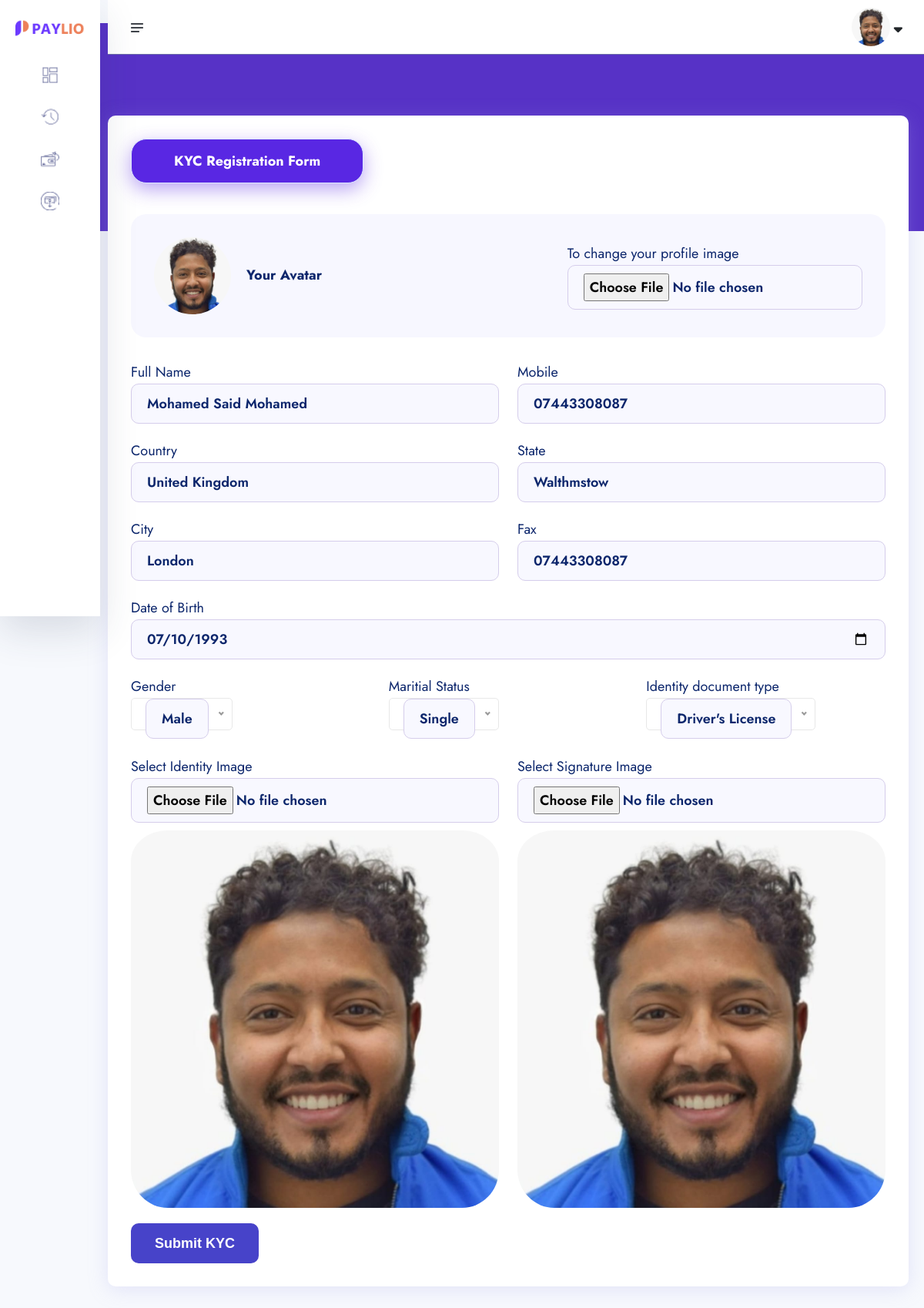
Page /account/kyc-reg/ (signed in) on the committed database.
### account/models.py (models this page shows)
class KYC(models.Model):
    id = models.UUIDField(primary_key=True, unique=True, default=uuid.uuid4, editable=False)  # This might need to be deleted.
    user = models.OneToOneField(User, on_delete=models.CASCADE)
    account = models.OneToOneField(Account, on_delete=models.CASCADE, null=True, blank=True)
    full_name = models.CharField(max_length=1000)
    image = models.ImageField(upload_to="kyc", default="default.jpg")
    maritial_status = models.CharField(choices=MARTIAL_STATUS, max_length=40)
    gender = models.CharField(choices=GENDER, max_length=40)
    identity_type = models.CharField(choices=IDENTITY_TYPE, max_length=140)
    identity_image = models.ImageField(upload_to="kyc", null=True, blank=True)
    date_of_birth = models.DateTimeField(auto_now_add=False)
    signature = models.ImageField(upload_to="kyc")
    country = models.CharField(max_length=100)
    state = models.CharField(max_length=100)
    city = models.CharField(max_length=100)
    mobile = models.CharField(max_length=100)
    fax = models.CharField(max_length=100)
    date = models.DateTimeField(auto_now_add=True)

### account/views.py (the view)
# urls.py: path('kyc-reg/', views.kyc_registration, name='kyc-reg'),
def kyc_registration(request):
    user = request.user
    account = Account.objects.get(user=user)
    try:
        kyc = KYC.objects.get(user=user)
    except:
        kyc = None
    if request.method == "POST":
        form = KYCForm(request.POST, request.FILES, instance=kyc)
        if form.is_valid():
            new_form = form.save(commit=False)
            new_form.user = user
            new_form.account = account
            new_form.save()
            messages.success(request, "KYC form submitted successfully. In review now.")
            account.account_status = "active"
            account.save()
            return redirect("account:account")
    else:
        if kyc == None:
            form = KYCForm(instance=kyc)
        else:
            form = KYCForm(instance=kyc)
    context = {
        'account': account,
        'kyc': kyc,
        'form': form,
    }
    return render(request , 'account/kyc-form.html', context)

### account/forms.py
class KYCForm(forms.ModelForm):
    identity_image = ImageField(widget=FileInput)
    image = ImageField(widget=FileInput)
    signature = ImageField(widget=FileInput)
    class Meta:
        model = KYC
        fields = ["full_name", "image", "maritial_status", "gender", "identity_type", "identity_image", "date_of_birth", "signature", "country", "state", "city", "mobile", "fax"]
        widgets = {
            "full_name": forms.TextInput(attrs={"placeholder":"Full Name"}),
            "mobile": forms.TextInput(attrs={"placeholder":"Mobile Number"}),
            "fax": forms.TextInput(attrs={"placeholder":"Fax Number"}),
            "country": forms.TextInput(attrs={"placeholder":"Country"}),
            "state": forms.TextInput(attrs={"placeholder":"State"}),
            "city": forms.TextInput(attrs={"placeholder":"City"}),
            "date_of_birth":DateInput
        }

### account/context_processors.py (called while the page is built)
def kyc_context_processor(request):
    try:
        kycCP = KYC.objects.get(user=request.user)
    except:
        kycCP = None
    return {
            'kycCP':kycCP,
            }

### templates/account/kyc-form.html (shortened to what this page needs)
{% extends "partials/dashboard-base.html" %}
{% load static %}
{% block content %}
    <section class="dashboard-section body-collapse account">
        <div class="overlay pt-120">
            <div class="container-fruid">
                <div class="main-content">
                    <div class="row">
                        <div class="col-xxl-12 col-xl-12 d-flex justify-content-center">
                            <div class="tab-main">
                                <ul class="nav nav-tabs" role="tablist">
                                    <li class="nav-item" role="presentation">
                                        <button class="nav-link active" id="account-tab" data-bs-toggle="tab" data-bs-target="#account" type="button" role="tab" aria-controls="account" aria-selected="true">KYC Registration Form</button>
                                    </li>
                                </ul>
                                <div class="tab-content mt-40">
                                    <div class="tab-pane fade show active" id="account" role="tabpanel" aria-labelledby="account-tab">
                                        <form method="POST" enctype="multipart/form-data">
                                            <div class="upload-avatar">
                                                <div class="avatar-left d-flex align-items-center col-7">
                                                    <div class="profile-img">
                                                        {% if kyc %}
                                                            <img style="width: 100px; height: 100px; border-radius: 50%; object-fit: cover;" src="{{kyc.image.url}}" alt="image">
                                                        {% else %}
                                                            <img style="width: 50px; height: 50px; border-radius: 50%; object-fit: cover;" src="{% static 'assets1/images/recipients-3.png' %}" alt="User">
                                                        {% endif %}
                                                    </div>
                                                    <div class="instraction">
                                                        <h6>Your Avatar</h6>
                                                    </div>
                                                </div>
                                                <div class="avatar-right col-5">
                                                    <p>To change your profile image</p>
                                                    {{form.image}}
                                                </div>
                                            </div>
                                            <div class="row justify-content-center">
                                                <div class="col-md-6">
                                                    <div class="single-input">
                                                        <label for="fName">Full Name</label>
                                                        {{form.full_name}}
                                                    </div>
                                                </div>
                                                <div class="col-md-6">
                                                    <div class="single-input">
                                                        <label for="lName">Mobile</label>
                                                        {{form.mobile}}
                                                    </div>
                                                </div>
                                                <div class="col-md-6">
                                                    <div class="single-input">
                                                        <label for="lName">Country</label>
                                                        {{form.country}}
                                                    </div>
                                                </div>
                                                <div class="col-md-6">
                                                    <div class="single-input">
                                                        <label for="lName">State</label>
                                                        {{form.state}}
                                                    </div>
                                                </div>
                                                <div class="col-md-6">
                                                    <div class="single-input">
                                                        <label for="lName">City</label>
                                                        {{form.city}}
                                                    </div>
                                                </div>
                                                <div class="col-md-6">
                                                    <div class="single-input">
                                                        <label for="lName">Fax</label>
                                                        {{form.fax}}
                                                    </div>
                                                </div>
                                                <div class="col-md-12">
                                                    <div class="single-input">
                                                        <label for="lName">Date of Birth</label>
                                                        {{form.date_of_birth}}
                                                    </div>
                                                </div>
                                                <div class="col-md-4">
                                                    <div class="single-input">
                                                        <p>Gender</p>
                                                    </div>
                                                </div>
                                                <div class="col-md-4">
                                                    <div class="single-input">
                                                        <p>Maritial Status</p>
                                                    </div>
                                                </div>
                                                <div class="col-md-4">
                                                    <div class="single-input">
                                                        <p>Identity document type</p>
                                                    </div>
                                                </div>
                                                <div class="col-md-6 mt-4">
                                                    <div class="single-input mt-2">
                                                        <label for="fName">Select Identity Image</label>
                                                        {{form.identity_image}}
                                                        {% if kyc.identity_image %}
                                                            <img src="{{kyc.identity_image.url}}" style="width: 100%; height: 500px; border-radius: 10%; object-fit: cover; padding-top: 10px;" alt="">
                                                        {% endif %}
                                                    </div>
                                                </div>
                                                <div class="col-md-6 mt-4">
                                                    <div class="single-input mt-2">
                                                        <label for="fName">Select Signature Image</label>
                                                        {{form.signature}}
                                                        {% if kyc.signature %}
                                                            <img src="{{kyc.signature.url}}" style="width: 100%; height: 500px; border-radius: 10%; object-fit: cover; padding-top: 10px;" alt="">
                                                        {% endif %}
                                                    </div>
                                                </div>
                                                <div class="col-md-12">
                                                    <div class="btn-border">
                                                        <button class="cmn-btn" type="submit">Submit KYC</button>
                                                    </div>
                                                </div>
                                            </div>
                                        </form>
                                    </div>
                                </div>
                            </div>
                        </div>
                    </div>
                </div>
            </div>
        </div>
    </section>
{% endblock  %}

### templates/partials/dashboard-base.html (shortened to what this page needs)
{% load static %}
<!doctype html>
<html lang="en">
<head>
    <link rel="stylesheet" href="{% static "assets1/css/bootstrap.min.css" %}">
    <link rel="stylesheet" href="{% static "assets1/css/fontawesome.min.css" %}">
    <link rel="stylesheet" href="{% static "assets1/css/jquery-ui.css" %}">
    <link rel="stylesheet" href="{% static "assets1/css/plugin/apexcharts.css" %}">
    <link rel="stylesheet" href="{% static "assets1/css/plugin/nice-select.css" %}">
    <link rel="stylesheet" href="{% static "assets1/css/arafat-font.css" %}">
    <link rel="stylesheet" href="{% static "assets1/css/plugin/animate.css" %}">
    <link rel="stylesheet" href="{% static "assets1/css/style.css" %}">
    <link rel="stylesheet" href="https://cdnjs.cloudflare.com/ajax/libs/font-awesome/6.4.2/css/all.min.css">
</head>
<body>
    <header class="header-section body-collapse">
        <div class="overlay">
            <div class="container-fruid">
                <div class="row d-flex header-area">
                    <div class="navbar-area d-flex align-items-center justify-content-between">
                        <div class="sidebar-icon">
                            <img src="{% static 'assets1/images/icon/menu.png' %}" alt="icon">
                        </div>
                        <div class="dashboard-nav">
                            <div class="single-item user-area">
                                <div class="profile-area d-flex align-items-center">
                                    <span class="user-profile">
                                        {% if kycCP %}
                                            <img style="width: 50px; height: 50px; border-radius: 50%; object-fit: cover;" src="{{kycCP.image.url}}" alt="User">
                                        {% else %}
                                            <img style="width: 50px; height: 50px; border-radius: 50%; object-fit: cover;" src="{% static 'assets1/images/recipients-3.png' %}" alt="User">
                                        {% endif %}
                                    </span>
                                    <i class="fa-solid fa-sort-down"></i>
                                </div>
                            </div>
                        </div>
                    </div>
                    <div class="sidebar-wrapper">
                        <div class="sidebar-logo">
                            <a href="{% url "account:dashboard" %}"><img src="{% static 'assets1/images/logo.png' %}" alt="logo"></a>
                        </div>
                        <ul>
                            <li>
                                <a href="{% url "account:dashboard" %}">
                                    <img src="{% static 'assets1/images/icon/dashboard.png' %}" alt="Dashboard"> <span>Dashboard</span>
                                </a>
                            </li>
                            <li>
                                <a href="{% url "core:transactions" %}">
                                    <img src="{% static 'assets1/images/icon/transactions.png' %}" alt="Transactions"> <span>Transactions</span>
                                </a>
                            </li>
                            <li>
                                <a href="{% url "core:search-account" %}">
                                    <img src="{% static 'assets1/images/icon/pay.png' %}" alt="Pay"> <span>Transfer Money</span>
                                </a>
                            </li>
                            <li>
                                <a href="{% url "core:request-search-account" %}">
                                    <img src="{% static 'assets1/images/icon/receive.png' %}" alt="Receive"> <span>Request Money</span>
                                </a>
                            </li>
                        </ul>
                    </div>
                </div>
            </div>
        </div>
    </header>
    {% block content %}
    {% endblock  %}
</body>
</html>

### rows in the picture
KYC: image (picture), full_name "Mohamed Said Mohamed", mobile "07443308087", country "United Kingdom", state "Walthmstow", city "London", fax "07443308087", date_of_birth "07/10/1993", identity_image (picture), signature (picture)
